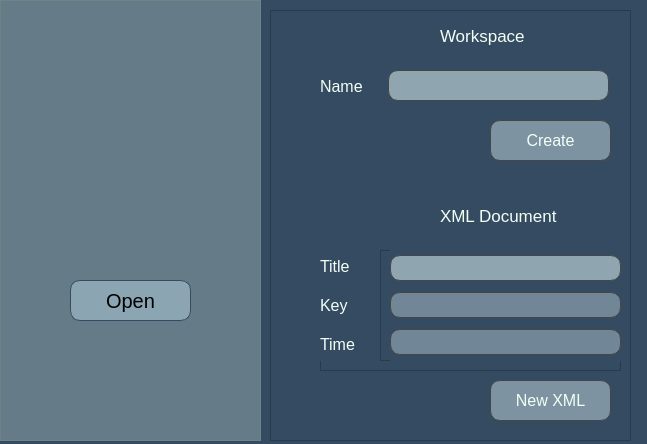
<?xml version="1.0" encoding="UTF-8"?>
<ui version="4.0">
 <class>WorkspacePanelWindow</class>
 <widget class="QWidget" name="WorkspacePanelWindow">
  <property name="geometry">
   <rect>
    <x>0</x>
    <y>0</y>
    <width>647</width>
    <height>444</height>
   </rect>
  </property>
  <property name="sizePolicy">
   <sizepolicy hsizetype="Fixed" vsizetype="Fixed">
    <horstretch>0</horstretch>
    <verstretch>0</verstretch>
   </sizepolicy>
  </property>
  <property name="windowTitle">
   <string>Form</string>
  </property>
  <property name="styleSheet">
   <string notr="true">background: rgb(53, 75, 98)</string>
  </property>
  <widget class="QFrame" name="frame">
   <property name="geometry">
    <rect>
     <x>270</x>
     <y>10</y>
     <width>361</width>
     <height>431</height>
    </rect>
   </property>
   <property name="frameShape">
    <enum>QFrame::StyledPanel</enum>
   </property>
   <property name="frameShadow">
    <enum>QFrame::Raised</enum>
   </property>
   <widget class="QToolButton" name="createXMLDocBtn">
    <property name="geometry">
     <rect>
      <x>220</x>
      <y>370</y>
      <width>121</width>
      <height>41</height>
     </rect>
    </property>
    <property name="focusPolicy">
     <enum>Qt::NoFocus</enum>
    </property>
    <property name="styleSheet">
     <string notr="true">font: 63 8pt &quot;Yu Mincho Demibold&quot;;
font-size: 16px;
border: 0.5px solid rgb(70, 70, 70);
background: rgba(206, 227, 232, 120);
border-radius: 10px;
color: rgb(242, 255, 245)</string>
    </property>
    <property name="text">
     <string>New XML</string>
    </property>
   </widget>
   <widget class="QToolButton" name="createWorkspaceBtn">
    <property name="geometry">
     <rect>
      <x>220</x>
      <y>110</y>
      <width>121</width>
      <height>41</height>
     </rect>
    </property>
    <property name="focusPolicy">
     <enum>Qt::NoFocus</enum>
    </property>
    <property name="styleSheet">
     <string notr="true">font: 63 8pt &quot;Yu Mincho Demibold&quot;;
font-size: 16px;
border: 0.5px solid rgb(70, 70, 70);
background: rgba(206, 227, 232, 120);
border-radius: 10px;
color: rgb(242, 255, 245)</string>
    </property>
    <property name="text">
     <string>Create</string>
    </property>
   </widget>
   <widget class="QFrame" name="frame_2">
    <property name="geometry">
     <rect>
      <x>50</x>
      <y>240</y>
      <width>301</width>
      <height>121</height>
     </rect>
    </property>
    <property name="frameShape">
     <enum>QFrame::StyledPanel</enum>
    </property>
    <property name="frameShadow">
     <enum>QFrame::Raised</enum>
    </property>
    <widget class="QWidget" name="verticalLayoutWidget">
     <property name="geometry">
      <rect>
       <x>0</x>
       <y>0</y>
       <width>61</width>
       <height>111</height>
      </rect>
     </property>
     <layout class="QVBoxLayout" name="verticalLayout">
      <item>
       <widget class="QLabel" name="lyricLabel">
        <property name="styleSheet">
         <string notr="true">font: 63 8pt &quot;Yu Mincho Demibold&quot;;
font-size: 16px;
color: rgb(242, 255, 245)</string>
        </property>
        <property name="text">
         <string>Title</string>
        </property>
       </widget>
      </item>
      <item>
       <widget class="QLabel" name="lyricLabel_3">
        <property name="styleSheet">
         <string notr="true">font: 63 8pt &quot;Yu Mincho Demibold&quot;;
font-size: 16px;
color: rgb(242, 255, 245)</string>
        </property>
        <property name="text">
         <string>Key</string>
        </property>
       </widget>
      </item>
      <item>
       <widget class="QLabel" name="lyricLabel_4">
        <property name="styleSheet">
         <string notr="true">font: 63 8pt &quot;Yu Mincho Demibold&quot;;
font-size: 16px;
color: rgb(242, 255, 245)</string>
        </property>
        <property name="text">
         <string>Time</string>
        </property>
       </widget>
      </item>
     </layout>
    </widget>
    <widget class="QFrame" name="frame_3">
     <property name="geometry">
      <rect>
       <x>60</x>
       <y>0</y>
       <width>251</width>
       <height>111</height>
      </rect>
     </property>
     <property name="frameShape">
      <enum>QFrame::StyledPanel</enum>
     </property>
     <property name="frameShadow">
      <enum>QFrame::Raised</enum>
     </property>
     <widget class="QWidget" name="verticalLayoutWidget_2">
      <property name="geometry">
       <rect>
        <x>10</x>
        <y>0</y>
        <width>231</width>
        <height>111</height>
       </rect>
      </property>
      <layout class="QVBoxLayout" name="verticalLayout_2">
       <item>
        <widget class="QLineEdit" name="docTitleInput">
         <property name="styleSheet">
          <string notr="true">font: 63 8pt &quot;Yu Mincho Demibold&quot;;
font-size: 15px;
border: 0.5px solid rgb(70, 70, 70);
background: rgba(206, 227, 232, 150);
border-radius: 10px;
padding: 2px;
color: rgb(242, 255, 245)</string>
         </property>
         <property name="text">
          <string/>
         </property>
         <property name="alignment">
          <set>Qt::AlignCenter</set>
         </property>
        </widget>
       </item>
       <item>
        <widget class="QLineEdit" name="docKeyInput">
         <property name="styleSheet">
          <string notr="true">font: 63 8pt &quot;Yu Mincho Demibold&quot;;
font-size: 15px;
border: 0.5px solid rgb(70, 70, 70);
background: rgba(206, 227, 232, 100);
border-radius: 10px;
padding: 2px;
color: rgb(242, 255, 245);</string>
         </property>
         <property name="text">
          <string/>
         </property>
         <property name="alignment">
          <set>Qt::AlignCenter</set>
         </property>
        </widget>
       </item>
       <item>
        <widget class="QLineEdit" name="docTimeInput">
         <property name="styleSheet">
          <string notr="true">font: 63 8pt &quot;Yu Mincho Demibold&quot;;
font-size: 15px;
border: 0.5px solid rgb(70, 70, 70);
background: rgba(206, 227, 232, 100);
border-radius: 10px;
padding: 2px;
color: rgb(242, 255, 245)</string>
         </property>
         <property name="text">
          <string/>
         </property>
         <property name="alignment">
          <set>Qt::AlignCenter</set>
         </property>
        </widget>
       </item>
      </layout>
     </widget>
    </widget>
   </widget>
   <widget class="QLineEdit" name="workspaceNameInput">
    <property name="geometry">
     <rect>
      <x>118</x>
      <y>60</y>
      <width>221</width>
      <height>31</height>
     </rect>
    </property>
    <property name="styleSheet">
     <string notr="true">font: 63 8pt &quot;Yu Mincho Demibold&quot;;
font-size: 15px;
border: 0.5px solid rgb(70, 70, 70);
background: rgba(206, 227, 232, 150);
border-radius: 10px;
padding: 2px;
color: rgb(242, 255, 245)</string>
    </property>
    <property name="text">
     <string/>
    </property>
    <property name="alignment">
     <set>Qt::AlignCenter</set>
    </property>
   </widget>
   <widget class="QLabel" name="lyricLabel_2">
    <property name="geometry">
     <rect>
      <x>50</x>
      <y>60</y>
      <width>49</width>
      <height>32</height>
     </rect>
    </property>
    <property name="styleSheet">
     <string notr="true">font: 63 8pt &quot;Yu Mincho Demibold&quot;;
font-size: 16px;
color: rgb(242, 255, 245)</string>
    </property>
    <property name="text">
     <string>Name</string>
    </property>
   </widget>
   <widget class="QLabel" name="lyricLabel_5">
    <property name="geometry">
     <rect>
      <x>170</x>
      <y>10</y>
      <width>111</width>
      <height>32</height>
     </rect>
    </property>
    <property name="styleSheet">
     <string notr="true">font: 63 8pt &quot;Yu Mincho Demibold&quot;;
font-size: 17px;
color: rgb(242, 255, 245)</string>
    </property>
    <property name="text">
     <string>Workspace</string>
    </property>
   </widget>
   <widget class="QLabel" name="lyricLabel_6">
    <property name="geometry">
     <rect>
      <x>170</x>
      <y>190</y>
      <width>131</width>
      <height>32</height>
     </rect>
    </property>
    <property name="styleSheet">
     <string notr="true">font: 63 8pt &quot;Yu Mincho Demibold&quot;;
font-size: 17px;
color: rgb(242, 255, 245)</string>
    </property>
    <property name="text">
     <string>XML Document</string>
    </property>
   </widget>
  </widget>
  <widget class="QFrame" name="frame_4">
   <property name="geometry">
    <rect>
     <x>0</x>
     <y>0</y>
     <width>261</width>
     <height>441</height>
    </rect>
   </property>
   <property name="styleSheet">
    <string notr="true">background-image: url(&quot;:/img/s-noah-silliman-_k9dCeh5Ca0-unsplash.jpg&quot;)</string>
   </property>
   <property name="frameShape">
    <enum>QFrame::StyledPanel</enum>
   </property>
   <property name="frameShadow">
    <enum>QFrame::Raised</enum>
   </property>
   <widget class="QFrame" name="frame_5">
    <property name="geometry">
     <rect>
      <x>0</x>
      <y>0</y>
      <width>261</width>
      <height>441</height>
     </rect>
    </property>
    <property name="styleSheet">
     <string notr="true">background: rgba(177, 200, 194, 100)</string>
    </property>
    <property name="frameShape">
     <enum>QFrame::StyledPanel</enum>
    </property>
    <property name="frameShadow">
     <enum>QFrame::Raised</enum>
    </property>
    <widget class="QToolButton" name="openBtn">
     <property name="geometry">
      <rect>
       <x>70</x>
       <y>280</y>
       <width>121</width>
       <height>41</height>
      </rect>
     </property>
     <property name="focusPolicy">
      <enum>Qt::NoFocus</enum>
     </property>
     <property name="styleSheet">
      <string notr="true">font: 63 8pt &quot;Yu Mincho Demibold&quot;;
font-size: 20px;
border: 0.5px solid rgb(53, 75, 98);
background: rgba(206, 227, 232, 50);
border-radius: 10px;
color: black;
background: rgba(199, 230, 245, 100)
</string>
     </property>
     <property name="text">
      <string>Open</string>
     </property>
    </widget>
    <widget class="QGraphicsView" name="graphicsView">
     <property name="geometry">
      <rect>
       <x>30</x>
       <y>60</y>
       <width>201</width>
       <height>191</height>
      </rect>
     </property>
     <property name="styleSheet">
      <string notr="true">background-image: url(':/img/s-logo.png');
background-repeat: norepeat;
border: 0px solid black;
background-color: transparent;</string>
     </property>
    </widget>
   </widget>
  </widget>
  <zorder>frame_4</zorder>
  <zorder>frame</zorder>
 </widget>
 <resources>
  <include location="../img/img.qrc"/>
 </resources>
 <connections/>
</ui>
